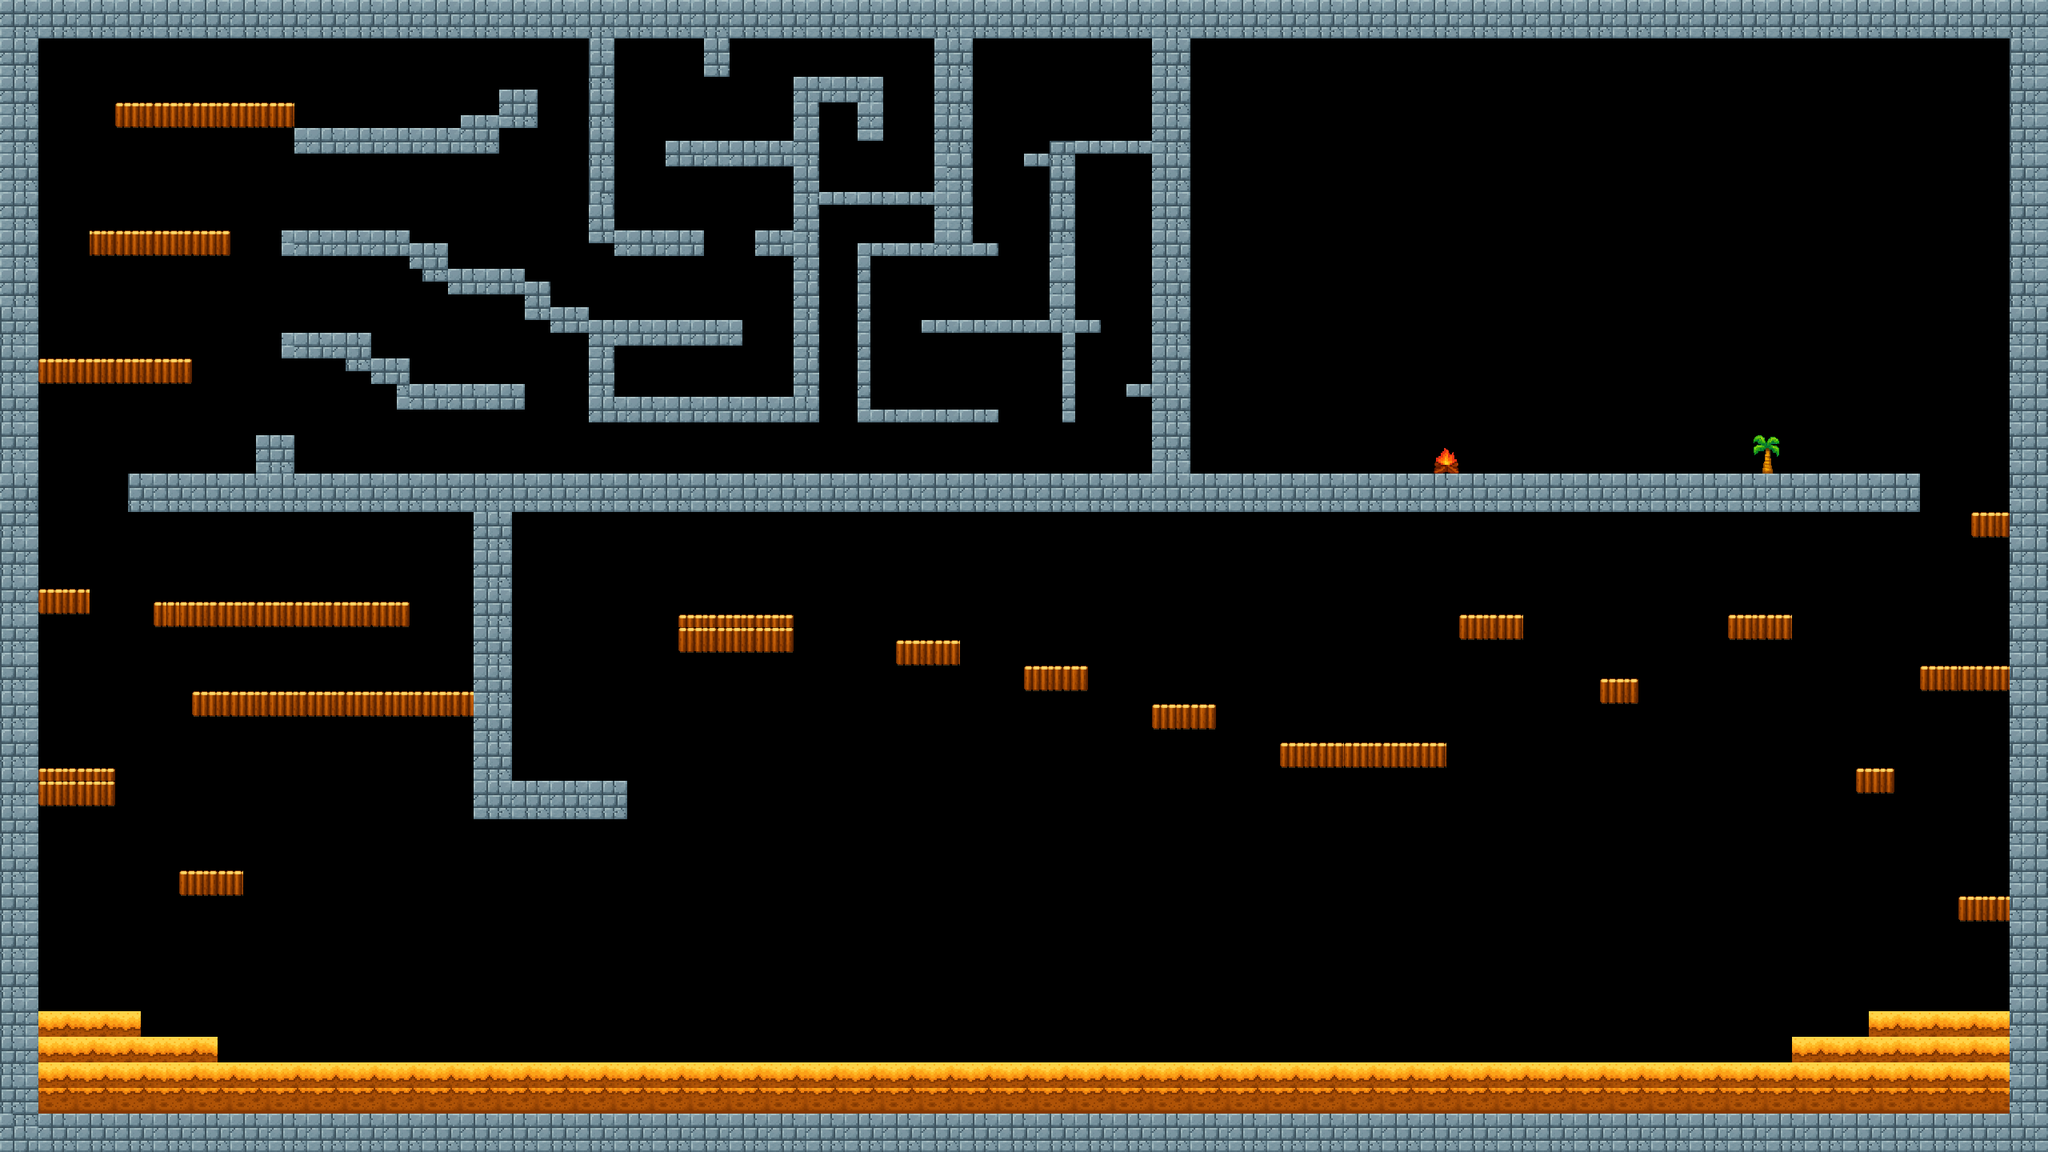

Below is a game level as drawn by its tile map, then a one-line description and the .tmx that defines it (tile-layer data replaced by summaries):
An orthogonal 160x90 tile map with 16x16 px tiles, 1 tile layer (Background) and 86 objects (4x Chest, 3x SummerTraps, 2x Enemy, Player, Portal, ...).

<map version="1.10" tiledversion="1.11.2" orientation="orthogonal" renderorder="right-down" width="160" height="90" tilewidth="16" tileheight="16" infinite="0" nextlayerid="4" nextobjectid="100">
 <tileset firstgid="1" source="summer terrain.tsx" />
 <layer id="1" name="Background" width="160" height="90">
  <data>[14400 cells, 14183 non-empty, 35 distinct tile ids]</data>
 </layer>
 <objectgroup id="2" name="Collision">
  <object id="13" x="0" y="0" width="48" height="1440" />
  <object id="14" x="48" y="1392" width="2512" height="48" />
  <object id="15" x="48" y="0" width="2512" height="48" />
  <object id="16" x="2512" y="48" width="48" height="1344" />
  <object id="17" x="2336" y="1264" width="176" height="128" />
  <object id="18" x="2240" y="1296" width="96" height="96" />
  <object id="19" x="48" y="1264" width="128" height="128" />
  <object id="20" x="176" y="1296" width="96" height="96" />
  <object id="21" x="272" y="1328" width="1968" height="64" />
  <object id="22" x="48" y="960" width="96" height="48" />
  <object id="23" x="224" y="1088" width="80" height="32" />
  <object id="24" x="240" y="864" width="352" height="32" />
  <object id="25" x="48" y="736" width="64" height="32" />
  <object id="26" x="192" y="752" width="320" height="32" />
  <object id="27" x="48" y="448" width="192" height="32" />
  <object id="28" x="112" y="288" width="176" height="32" />
  <object id="29" x="144" y="128" width="224" height="32" />
  <object id="30" x="368" y="160" width="208" height="32" />
  <object id="31" x="576" y="144" width="48" height="48" />
  <object id="32" x="624" y="112" width="48" height="48" />
  <object id="33" x="352" y="288" width="160" height="32" />
  <object id="34" x="352" y="416" width="80" height="32" />
  <object id="35" x="432" y="416" width="32" height="48" />
  <object id="36" x="464" y="448" width="48" height="32" />
  <object id="37" x="512" y="304" width="48" height="32" />
  <object id="38" x="528" y="336" width="112" height="16" />
  <object id="39" x="560" y="352" width="128" height="16" />
  <object id="40" x="656" y="368" width="32" height="32" />
  <object id="41" x="688" y="384" width="48" height="16" />
  <object id="42" x="688" y="400" width="240" height="16" />
  <object id="43" x="736" y="416" width="192" height="16" />
  <object id="44" x="736" y="432" width="32" height="96" />
  <object id="45" x="768" y="496" width="256" height="32" />
  <object id="46" x="992" y="96" width="32" height="400" />
  <object id="47" x="1024" y="96" width="80" height="32" />
  <object id="48" x="1072" y="128" width="32" height="48" />
  <object id="49" x="880" y="48" width="32" height="48" />
  <object id="50" x="736" y="48" width="32" height="256" />
  <object id="51" x="768" y="288" width="112" height="32" />
  <object id="52" x="944" y="288" width="48" height="32" />
  <object id="53" x="832" y="176" width="160" height="32" />
  <object id="54" x="496" y="480" width="160" height="32" />
  <object id="55" x="160" y="592" width="2240" height="48" />
  <object id="56" x="1440" y="48" width="48" height="544" />
  <object id="57" x="1408" y="480" width="32" height="16" />
  <object id="58" x="1312" y="176" width="32" height="240" />
  <object id="59" x="1344" y="400" width="32" />
  <object id="61" x="1344" y="400" width="32" height="16" />
  <object id="62" x="1328" y="416" width="16" height="112" />
  <object id="63" x="1152" y="400" width="160" height="16" />
  <object id="64" x="1072" y="512" width="176" height="16" />
  <object id="65" x="1072" y="304" width="16" height="208" />
  <object id="66" x="1088" y="304" width="160" height="16" />
  <object id="67" x="1168" y="48" width="48" height="256" />
  <object id="68" x="1280" y="192" width="32" height="16" />
  <object id="69" x="1024" y="240" width="144" height="16" />
  <object id="70" x="320" y="544" width="48" height="48" />
  <object id="71" x="1792" y="560" width="32" height="32" />
  <object id="72" x="2192" y="544" width="32" height="48" />
  <object id="73" x="2160" y="768" width="80" height="32" />
  <object id="74" x="2448" y="1120" width="64" height="32" />
  <object id="75" x="2320" y="960" width="48" height="32" />
  <object id="77" x="2000" y="848" width="48" height="32" />
  <object id="78" x="1824" y="768" width="80" height="32" />
  <object id="79" x="1600" y="928" width="208" height="32" />
  <object id="80" x="1440" y="880" width="80" height="32" />
  <object id="81" x="1280" y="832" width="80" height="32" />
  <object id="82" x="1120" y="800" width="80" height="32" />
  <object id="83" x="848" y="768" width="144" height="48" />
  <object id="84" x="592" y="640" width="48" height="384" />
  <object id="85" x="640" y="976" width="144" height="48" />
  <object id="86" x="1344" y="176" width="96" height="16" />
  <object id="87" x="2400" y="832" width="112" height="32" />
  <object id="88" x="2464" y="640" width="48" height="32" />
 </objectgroup>
 <objectgroup id="3" name="SpawnPoint">
  <object id="4" name="Chubby Buck Tooth" type="Enemy" x="624" y="1264" width="64" height="64" />
  <object id="6" name="Chubby Buck Tooth" type="Enemy" x="1456" y="1264" width="64" height="64" />
  <object id="7" name="Player" type="Player" x="80" y="1200" width="64" height="64" />
  <object id="8" type="Portal" x="640" y="912" width="64" height="64">
   <properties>
    <property name="isStartingPortal" type="bool" value="false" />
   </properties>
  </object>
  <object id="9" name="BeachBall" type="Chest" x="848" y="704" width="64" height="64">
   <properties>
    <property name="SpriteAmount" type="int" value="4" />
    <property name="isEmpty" type="bool" value="true" />
   </properties>
  </object>
  <object id="10" name="BeachBall" type="Chest" x="1488" y="528" width="64" height="64">
   <properties>
    <property name="SpriteAmount" type="int" value="4" />
    <property name="isEmpty" type="bool" value="true" />
   </properties>
  </object>
  <object id="11" name="BeachBall" type="Chest" x="368" y="1264" width="64" height="64">
   <properties>
    <property name="SpriteAmount" type="int" value="4" />
    <property name="isEmpty" type="bool" value="false" />
   </properties>
  </object>
  <object id="12" name="BeachBall" type="Chest" x="1248" y="1264" width="64" height="64">
   <properties>
    <property name="SpriteAmount" type="int" value="4" />
    <property name="isEmpty" type="bool" value="true" />
   </properties>
  </object>
  <object id="92" name="Saws" type="SummerTraps" x="2040" y="240" width="64" height="64">
   <properties>
    <property name="isVerticalMovement" type="bool" value="true" />
    <property name="leftTile" type="float" value="9" />
    <property name="rightTile" type="float" value="17" />
    <property name="velocity" type="float" value="120" />
   </properties>
  </object>
  <object id="93" name="Saws" type="SummerTraps" x="1640" y="304" width="64" height="64">
   <properties>
    <property name="isVerticalMovement" type="bool" value="true" />
    <property name="leftTile" type="float" value="13" />
    <property name="rightTile" type="float" value="13" />
    <property name="velocity" type="float" value="120" />
   </properties>
  </object>
  <object id="94" name="Saws" type="SummerTraps" x="1840" y="304" width="64" height="64">
   <properties>
    <property name="isVerticalMovement" type="bool" value="true" />
    <property name="leftTile" type="float" value="13" />
    <property name="rightTile" type="float" value="13" />
    <property name="velocity" type="float" value="200" />
   </properties>
  </object>
  <object id="97" type="FinishFlag" x="496" y="1264" width="64" height="64">
   <properties>
    <property name="SpriteAmount" type="int" value="1" />
   </properties>
  </object>
 </objectgroup>
</map>
